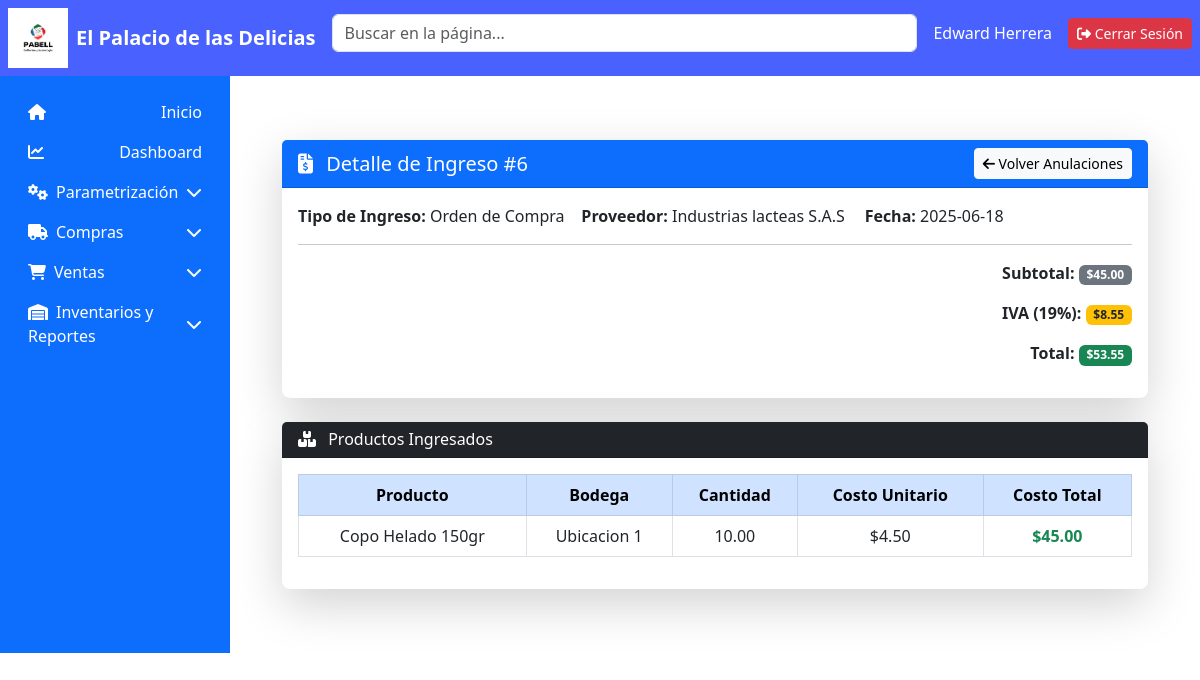
The app's page /modulos/compras/option_ingresos/detalle_ingreso.php?id=6 (signed in) with its own data.
### tables this page shows
CREATE TABLE `ingreso_producto` (
  `ID_Ingreso` int(11) NOT NULL,
  `Tipo_Ingreso` enum('Orden de Compra','Ajuste x Inventario','Ajuste x Produccion') NOT NULL,
  `ID_Proveedor` int(11) NOT NULL,
  `No_Doc_Proveedor` int(11) NOT NULL,
  `Fecha_Ingreso` date NOT NULL,
  `Estado` enum('Pendiente','Grabado','','') NOT NULL,
  `Subtotal` decimal(10,2) NOT NULL,
  `IVA` decimal(10,2) NOT NULL,
  `Total` decimal(10,2) NOT NULL,
  `Fecha_Creacion` datetime NOT NULL DEFAULT current_timestamp()
);

CREATE TABLE `proveedor` (
  `ID_Proveedor` int(11) NOT NULL,
  `No_NIT` int(11) NOT NULL,
  `Nombre_Proveedor` varchar(45) NOT NULL,
  `Ciudad` varchar(45) NOT NULL,
  `Direccion` varchar(45) NOT NULL,
  `Tel_Contacto` int(11) NOT NULL,
  `Asesor_Contacto` varchar(45) NOT NULL,
  `Productos_Venta` text NOT NULL
);

CREATE TABLE `detalle_ingreso` (
  `ID_Detalle_Ingreso` int(11) NOT NULL,
  `ID_Ingreso` int(11) NOT NULL,
  `ID_Proveedor` int(45) NOT NULL,
  `ID_Producto` int(11) NOT NULL,
  `ID_Bodega` int(11) NOT NULL,
  `Cantidad` int(11) NOT NULL,
  `Costo_Unitario` double NOT NULL,
  `Subtotal_Ingreso` double NOT NULL,
  `IVA_Ingreso` double NOT NULL,
  `Total_Ingreso` double NOT NULL
);

CREATE TABLE `producto` (
  `ID_Producto` int(11) NOT NULL,
  `ID_Proveedor` int(11) NOT NULL,
  `Nombre_Producto` varchar(45) NOT NULL,
  `Tipo` enum('Mercancia','Insumos','Suministros','Muebles y Enseres') NOT NULL,
  `Categoria` enum('Helados','Lacteos','Yogurt','') NOT NULL,
  `Und_Empaque` enum('Unidad','x10','x12','x24') NOT NULL,
  `Stock` int(45) NOT NULL,
  `Stock_Minimo` int(45) NOT NULL,
  `Stock_Optimo` int(45) NOT NULL,
  `Costo_Unitario` double NOT NULL,
  `PVP` double NOT NULL,
  `ID_Bodega` int(11) NOT NULL,
  `Estado` enum('Disponible','En Revisión','','') NOT NULL,
  `Marca` enum('Crem Helado','Topsy','Popsy','Pinguino') NOT NULL
);

CREATE TABLE `bodega` (
  `Id_Bodega` int(11) NOT NULL,
  `Nombre_Bodega` varchar(45) NOT NULL,
  `Ubicacion` varchar(45) NOT NULL,
  `Estado` enum('Disponible','Temporal','No Conforme') NOT NULL
);

### modulos/compras/option_ingresos/detalle_ingreso.php (the view, shortened to what this page needs)
<?php
require_once __DIR__ . "/../../../public/html/encabezado.php";
include(__DIR__ . "/../../../app/db/conexion.php");
$idIngreso = isset($_GET['id']) ? intval($_GET['id']) : 0;
$sqlIngreso = "SELECT i.ID_Ingreso, i.Tipo_Ingreso, i.Fecha_Ingreso, i.Subtotal, i.Iva, i.Total, p.Nombre_Proveedor
               FROM ingreso_producto i
               JOIN proveedor p ON i.ID_Proveedor = p.ID_Proveedor
               WHERE i.ID_Ingreso = ?";
$stmtIngreso = $conexion->prepare($sqlIngreso);
$stmtIngreso->bind_param("i", $idIngreso);
$stmtIngreso->execute();
$resultIngreso = $stmtIngreso->get_result();
$ingreso = $resultIngreso->fetch_assoc();
$sqlDetalle = "SELECT d.Cantidad, d.Costo_Unitario, p.Nombre_Producto, b.Nombre_Bodega
               FROM detalle_ingreso d
               JOIN producto p ON d.ID_Producto = p.ID_Producto
               JOIN bodega b ON d.ID_Bodega = b.ID_Bodega
               WHERE d.ID_Ingreso = ?";
$stmtDetalle = $conexion->prepare($sqlDetalle);
$stmtDetalle->bind_param("i", $idIngreso);
$stmtDetalle->execute();
$resultDetalle = $stmtDetalle->get_result();
?>
<main class="p-4 flex-grow-1 fade-in" id="contenido">
<div class="container-fluid py-4">
    <div class="card shadow-lg border-0 rounded-3">
        <div class="card-header bg-primary text-white d-flex justify-content-between align-items-center">
            <h5 class="mb-0"><i class="fas fa-file-invoice-dollar me-2"></i> Detalle de Ingreso #<?= $idIngreso ?></h5>
            <a href="../anulaciones.php" class="btn btn-light btn-sm">
                <i class="fas fa-arrow-left"></i> Volver Anulaciones
            </a>
        </div>
        <div class="card-body">
            <div class="row g-3">
                <div class="col-md-4"><strong>Tipo de Ingreso:</strong> <?= htmlspecialchars($ingreso['Tipo_Ingreso'] ?? '') ?></div>
                <div class="col-md-4"><strong>Proveedor:</strong> <?= htmlspecialchars($ingreso['Nombre_Proveedor'] ?? '') ?></div>
                <div class="col-md-4"><strong>Fecha:</strong> <?= htmlspecialchars($ingreso['Fecha_Ingreso'] ?? '') ?></div>
            </div>
            <hr>
            <div class="row g-3 text-end">
                <div class="col-md-4 offset-md-8">
                    <p><span class="fw-bold">Subtotal:</span> <span class="badge bg-secondary">$<?= number_format($ingreso['Subtotal'] ?? 0, 2) ?></span></p>
                    <p><span class="fw-bold">IVA (19%):</span> <span class="badge bg-warning text-dark">$<?= number_format($ingreso['Iva'] ?? 0, 2) ?></span></p>
                    <p><span class="fw-bold">Total:</span> <span class="badge bg-success">$<?= number_format($ingreso['Total'] ?? 0, 2) ?></span></p>
                </div>
            </div>
        </div>
    </div>
    <div class="card shadow-lg border-0 rounded-3 mt-4">
        <div class="card-header bg-dark text-white">
            <h6 class="mb-0"><i class="fas fa-boxes me-2"></i> Productos Ingresados</h6>
        </div>
        <div class="card-body">
            <?php if ($resultDetalle->num_rows > 0): ?>
            <div class="table-responsive">
                <table class="table table-hover table-bordered align-middle text-center">
                    <thead class="table-primary">
                        <tr>
                            <th>Producto</th>
                            <th>Bodega</th>
                            <th>Cantidad</th>
                            <th>Costo Unitario</th>
                            <th>Costo Total</th>
                        </tr>
                    </thead>
                    <tbody>
                        <?php while ($fila = $resultDetalle->fetch_assoc()): ?>
                        <tr>
                            <td><?= htmlspecialchars($fila['Nombre_Producto']) ?></td>
                            <td><?= htmlspecialchars($fila['Nombre_Bodega']) ?></td>
                            <td><?= number_format($fila['Cantidad'], 2) ?></td>
                            <td>$<?= number_format($fila['Costo_Unitario'], 2) ?></td>
                            <td class="fw-bold text-success">$<?= number_format($fila['Cantidad'] * $fila['Costo_Unitario'], 2) ?></td>
                        </tr>
                        <?php endwhile; ?>
                    </tbody>
                </table>
            </div>
            <?php else: ?>
                <div class="alert alert-warning text-center">
                    <i class="fas fa-exclamation-circle"></i> No se encontraron detalles para este ingreso.
                </div>
            <?php endif; ?>
        </div>
    </div>
</div>

### app/css/styles.css (style rules this page uses)
body { overflow-x: hidden; }
.fade-in { animation: fadeIn 0.5s ease-in-out; }

### records on screen
ingreso_producto: Tipo_Ingreso "Orden de Compra", ID_Proveedor.Nombre_Proveedor "Industrias lacteas S.A.S", Fecha_Ingreso "2025-06-18", Subtotal "45.00", IVA "8.55", Total "53.55"
detalle_ingreso: ID_Producto.Nombre_Producto "Copo Helado 150gr", ID_Bodega.Nombre_Bodega "Ubicacion 1", Cantidad "10.00", Costo_Unitario "4.50", $fila['Cantidad'] * $fila['Costo_Unitario'] "45.00"

### other values on screen
$nombreUsuario "Edward Herrera"
$idIngreso "6"
